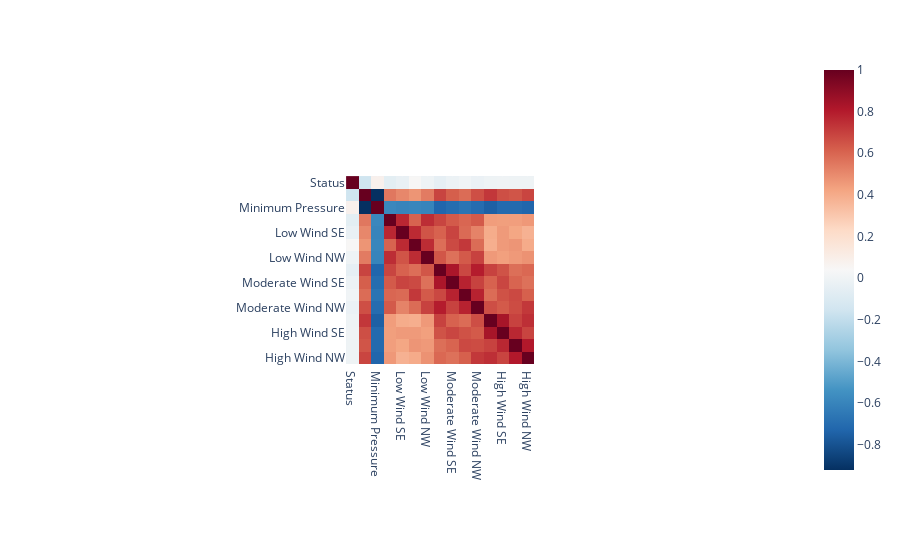

The code cell stored with this chart in its notebook:
### Code cell
# create heatmap of pearson correlation of features
corr = df[feat_columns].corr(method='pearson')
fig = px.imshow(corr,
                x=feat_columns,
                y=feat_columns,
                color_continuous_scale='RdBu_r'
               )
fig.show()

### Figure 1 — Plotly figure (JSON) as saved in the notebook; plotly's stock layout.template omitted (floating-point values rounded to 4 significant figures; data arrays with more than 128 entries replaced by an {"elided": "..."} marker saying what was removed)
{"data": [{"coloraxis": "coloraxis", "hovertemplate": "x: %{x}<br>y: %{y}<br>color: %{z}<extra></extra>", "name": "0", "type": "heatmap", "x": ["Status", "Maximum Wind", "Minimum Pressure", "Low Wind NE", "Low Wind SE", "Low Wind SW", "Low Wind NW", "Moderate Wind NE", "Moderate Wind SE", "Moderate Wind SW", "Moderate Wind NW", "High Wind NE", "High Wind SE", "High Wind SW", "High Wind NW"], "xaxis": "x", "y": ["Status", "Maximum Wind", "Minimum Pressure", "Low Wind NE", "Low Wind SE", "Low Wind SW", "Low Wind NW", "Moderate Wind NE", "Moderate Wind SE", "Moderate Wind SW", "Moderate Wind NW", "High Wind NE", "High Wind SE", "High Wind SW", "High Wind NW"], "yaxis": "y", "z": {"elided": "15x15 float values"}}], "layout": {"autosize": true, "coloraxis": {"colorscale": [[0, "rgb(5,48,97)"], [0.1, "rgb(33,102,172)"], [0.2, "rgb(67,147,195)"], [0.3, "rgb(146,197,222)"], [0.4, "rgb(209,229,240)"], [0.5, "rgb(247,247,247)"], [0.6, "rgb(253,219,199)"], [0.7, "rgb(244,165,130)"], [0.8, "rgb(214,96,77)"], [0.9, "rgb(178,24,43)"], [1, "rgb(103,0,31)"]]}, "margin": {"t": 60}, "xaxis": {"anchor": "y", "autorange": true, "constrain": "domain", "domain": [0.3696, 0.6304], "range": [-0.5, 14.5], "scaleanchor": "y", "type": "category"}, "yaxis": {"anchor": "x", "autorange": true, "constrain": "domain", "domain": [0, 1], "range": [14.5, -0.5], "type": "category"}}}
